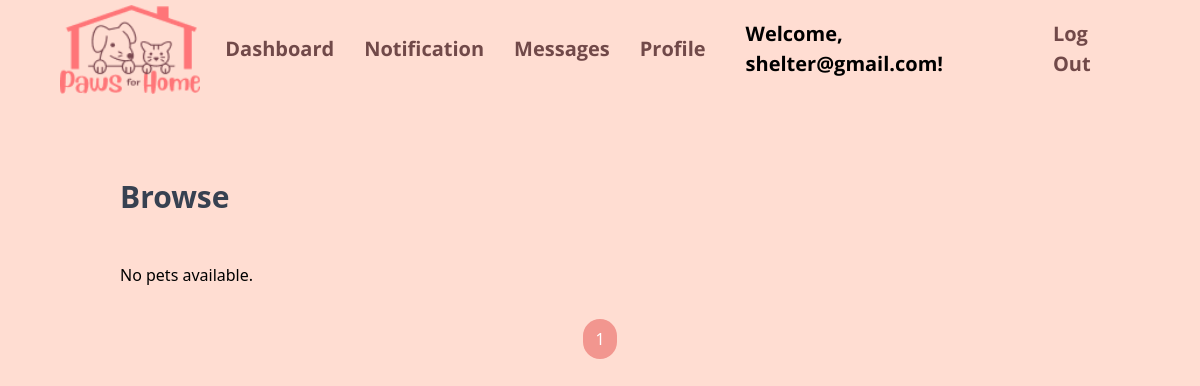
Page /pets/list/ (signed in) on the earlier database version.
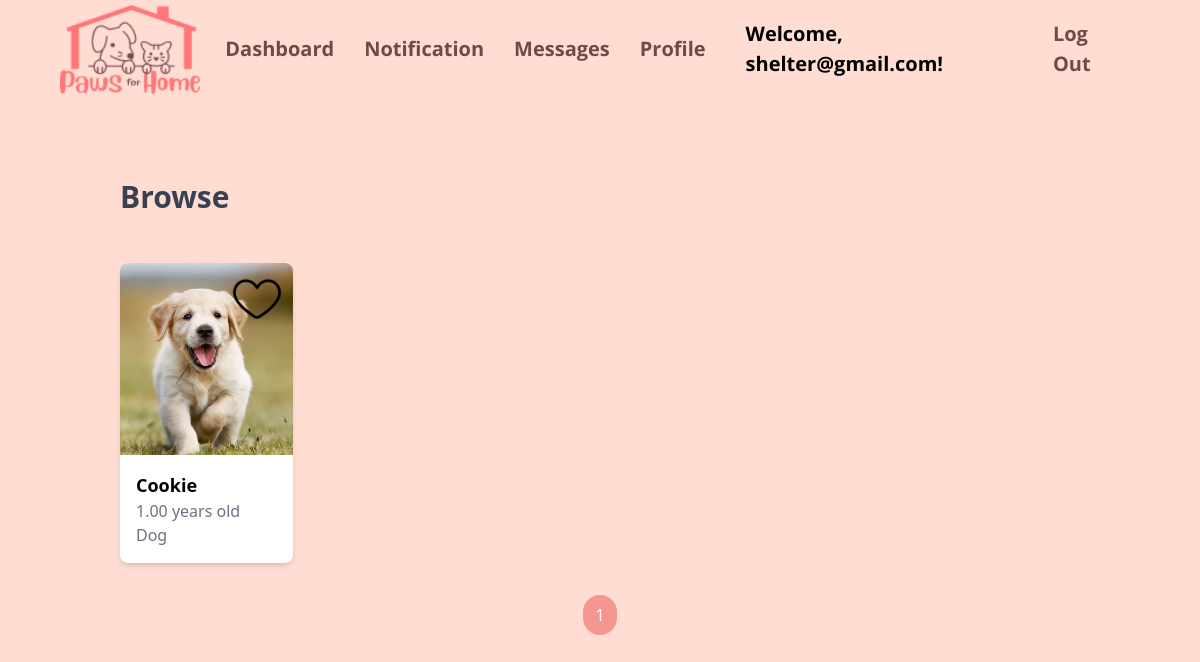
Same page on the later database version.
### pets/models.py (models this page shows, shortened)
class Pet(models.Model):
    STATUS_CHOICES = [
        (1, 'Available'),
        (2, 'Pending'),
        (3, 'Adopted'),
    ]
    name = models.CharField(max_length=100)
    image = models.ImageField(upload_to='pets/', default='pets/default_pet.jpg')
    type = models.CharField(max_length=100)
    age = models.DecimalField(max_digits=4, decimal_places=2)
    description = models.TextField()
    adoption_fee = models.DecimalField(max_digits=10, decimal_places=2)
    status = models.IntegerField(choices=STATUS_CHOICES, default=1)
    created_at = models.DateTimeField(auto_now_add=True)
    owner = models.ForeignKey(settings.AUTH_USER_MODEL, on_delete=models.CASCADE, null=True)

### pets/views.py (the view)
# urls.py: path('list/', views.list_pet, name='list_pet'),
def list_pet(request):
    pets_list = Pet.objects.filter(status__in=[1, 2])
    paginator = Paginator(pets_list, 10)
    page_number = request.GET.get('page')
    pets = paginator.get_page(page_number)
    favorite_pet_ids = Favorite.objects.filter(user=request.user).values_list('pet_id', flat=True)
    return render(request, 'pets/list_pet.html', {
        'pets': pets,
        'favorite_pet_ids': favorite_pet_ids,
    })

### pets/templates/pets/list_pet.html (shortened to what this page needs)
{% extends "index.html" %}
{% block contents %}
<script src="https://cdn.tailwindcss.com"></script>
{% load static %}
<link rel="stylesheet" href="{% static 'css/landing_page.css' %}">
<section class="container mx-auto mt-8 px-8">
    <h2 class="text-3xl font-bold text-gray-700 py-12">Browse</h2>
    <div class="grid grid-cols-2 sm:grid-cols-3 lg:grid-cols-5 gap-6">
        {% for pet in pets %}
        <div class="bg-white rounded-lg shadow-md overflow-hidden cursor-pointer relative"
             onclick="showPetModal('{{ pet.id }}', '{{ pet.name }}', '{{ pet.age }}', '{{ pet.type }}', '{{ pet.description }}', '{{ pet.image.url }}')">
            <img src="{{ pet.image.url }}" alt="{{ pet.name }}" class="w-full h-48 object-cover">
            <div class="p-4">
                <h3 class="font-bold text-lg">{{ pet.name }}</h3>
                <p class="text-gray-500">{{ pet.age }} years old</p>
                <span class="text-gray-500">{{ pet.type }}</span>
            </div>
            <a href="{% url "pets:toggle_favorite" pet.id %}"
               class="absolute top-2 right-2 z-10"
               onclick="event.stopPropagation();">
                {% if pet.id in favorite_pet_ids %}
                    <img src="{% static 'images/liked.png' %}" alt="Liked" class="w-14 h-14">
                {% else %}
                    <img src="{% static 'images/unliked.png' %}" alt="Not Liked" class="w-14 h-14">
                {% endif %}
            </a>
        </div>
        {% empty %}
        <p>No pets available.</p>
        {% endfor %}
    </div>
    <div class="flex justify-center mt-8">
        <div class="inline-flex items-center space-x-1">
            {% for page_num in pets.paginator.page_range %}
                {% if pets.number == page_num %}
                    <span class="bg-[#F2968F] text-white px-3 py-2 rounded-full">{{ page_num }}</span>
                {% else %}
                    <a href="?page={{ page_num }}" class="bg-gray-200 text-gray-700 px-3 py-2 rounded-full">{{ page_num }}</a>
                {% endif %}
            {% endfor %}
        </div>
    </div>
</section>
{% endblock %}

Differences in the rows shown:
now on this page (row edited): Pet: image (picture), name "Cookie", age "1.00", type "Dog"
Other differences:
text no longer shown: "No pets available."
